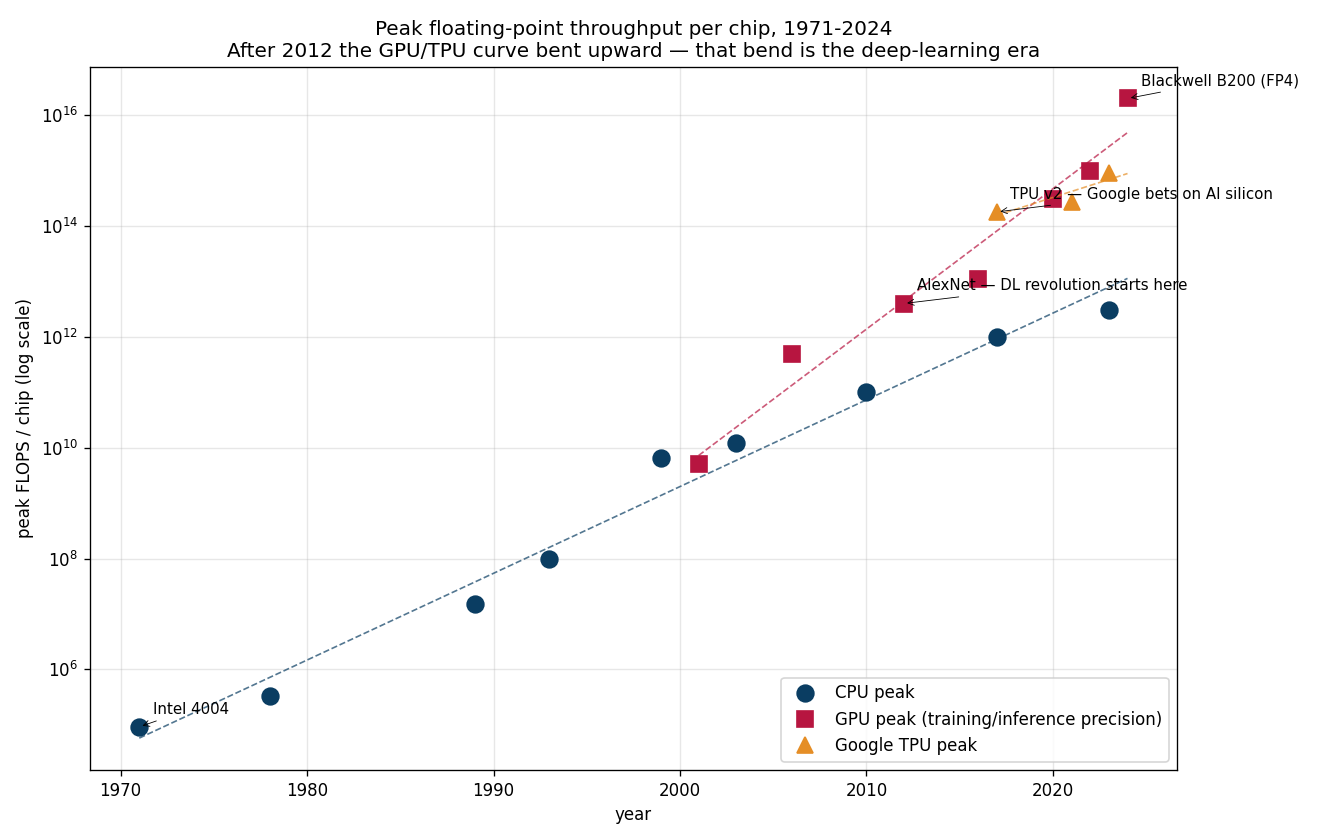

Generate this figure with Python:
"""
Chapter 7.4 - 1971-2024: peak FLOPS per chip, and what the deep-learning
era did to the curve.

Phenomenon
----------
Until ~2010 the FLOPS-per-chip curve climbed at Moore's-law pace ~1.5x/yr.
Then deep learning hit, demand for matrix-multiply spiked, and the curve
*bent upward*: GPU/TPU peak throughput started doubling every ~7 months
(Sevilla et al. 2022, "Compute Trends Across Three Eras of Machine Learning").

The reason isn't smaller transistors — it's specialization. CPUs spend
~99% of their die area on cache, control logic, branch prediction. AI
accelerators spend it on multiply-accumulate units. Same fab, different
floorplan.
"""
import numpy as np
import matplotlib.pyplot as plt
import os

# (year, peak FLOPS, name, type)
chips = [
    (1971, 9.2e4,    "Intel 4004",         "cpu"),     # ~92 kIPS
    (1978, 3.3e5,    "Intel 8086",         "cpu"),
    (1989, 1.5e7,    "Intel i860",         "cpu"),
    (1993, 1e8,      "Pentium",            "cpu"),
    (1999, 6.6e9,    "Pentium III @ 1 GHz","cpu"),
    (2003, 1.2e10,   "Pentium 4 / SSE2",   "cpu"),
    (2010, 1e11,     "Core i7-980X",       "cpu"),
    (2017, 1e12,     "Xeon Platinum 8180", "cpu"),
    (2023, 3e12,     "Xeon Sapphire Rapids","cpu"),

    (2001, 5e9,      "GeForce 3",          "gpu"),
    (2006, 5e11,     "G80 (CUDA)",         "gpu"),
    (2012, 4e12,     "GTX 580 (AlexNet!)", "gpu"),
    (2016, 1.1e13,   "P100",               "gpu"),
    (2020, 3.1e14,   "A100 (TF32)",        "gpu"),
    (2022, 1e15,     "H100 (FP8)",         "gpu"),
    (2024, 2e16,     "Blackwell B200 (FP4)","gpu"),

    (2017, 1.8e14,   "TPU v2",             "tpu"),
    (2021, 2.75e14,  "TPU v4",             "tpu"),
    (2023, 9.18e14,  "TPU v5p",            "tpu"),
]

cpu = [(y, f) for y, f, _, t in chips if t == "cpu"]
gpu = [(y, f) for y, f, _, t in chips if t == "gpu"]
tpu = [(y, f) for y, f, _, t in chips if t == "tpu"]

# ---------- Plot ----------
fig, ax = plt.subplots(figsize=(11, 7))

for series, color, label, marker in [
    (cpu, "#0a3d62", "CPU peak", "o"),
    (gpu, "#b71540", "GPU peak (training/inference precision)", "s"),
    (tpu, "#e58e26", "Google TPU peak", "^"),
]:
    ys = np.array([y for y, _ in series])
    fs = np.array([f for _, f in series])
    ax.semilogy(ys, fs, marker, color=color, ms=10, lw=0, label=label)
    # Linear fit in log space
    slope, intercept = np.polyfit(ys, np.log10(fs), 1)
    yline = np.linspace(ys.min(), 2024, 50)
    ax.semilogy(yline, 10 ** (slope * yline + intercept), "--", color=color, lw=1, alpha=0.7)
    print(f"{label}: doubling every {np.log10(2)/slope:.2f} years")

# Annotations
notable = [
    (2012, 4e12,   "AlexNet — DL revolution starts here"),
    (2017, 1.8e14, "TPU v2 — Google bets on AI silicon"),
    (2024, 2e16,   "Blackwell B200 (FP4)"),
    (1971, 9.2e4,  "Intel 4004"),
]
for y, f, name in notable:
    ax.annotate(name, (y, f), textcoords="offset points", xytext=(8, 8), fontsize=9,
                arrowprops=dict(arrowstyle="->", lw=0.5))

ax.set_xlabel("year"); ax.set_ylabel("peak FLOPS / chip (log scale)")
ax.set_title("Peak floating-point throughput per chip, 1971-2024\n"
             "After 2012 the GPU/TPU curve bent upward — that bend is the deep-learning era")
ax.grid(alpha=0.3, which="both"); ax.legend(loc="lower right")

fig.tight_layout()
out_path = os.path.join(os.path.dirname(__file__), "flops_history.png")
fig.savefig(out_path, dpi=120)
print(f"saved {out_path}")
